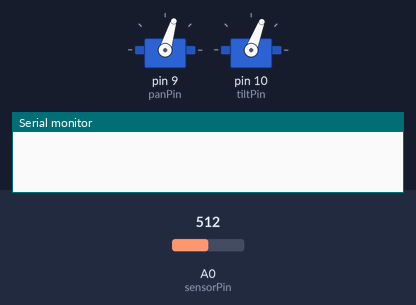
A sketch run on a simulated Arduino Uno, built with avr-gcc and run on an emulated ATmega328P. Shown: 2 × servo, the last lines printed to the serial monitor. The inputs (shaded band) are chosen by the test bench; at power-on: A0 (sensorPin) = 512.

Above: at 0.1 s.
At 19.81 s:
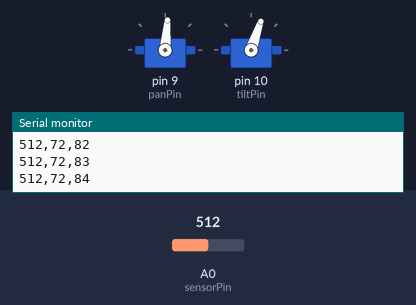
At 39.63 s:
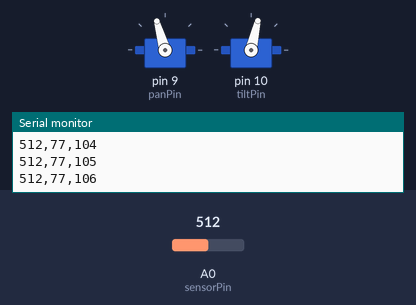
Timing chart, 0 to 40.0 s (numbered marks = the images above):
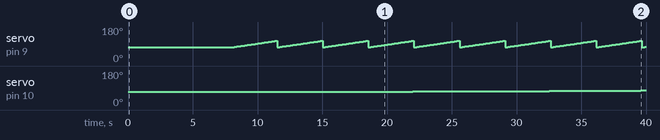

Measured:
- by itself, servo on pin 9 (panPin): 73° → 74° at 8.1 s, → 75° 0.10 s later, → 76° 0.10 s later, → 77° 0.10 s later, … (309 changes in this stretch)
- by itself, servo on pin 10 (tiltPin): moves from 69° to 77° over 24.6 s

The sketch:

2_servo_code.ino
```cpp
//Need to use the servo library
#include <Servo.h>

//Setting up servos
Servo servoPan;
Servo servoTilt;

//Setting pin numbers for both servos and sensor
const int panPin = 9;
const int tiltPin = 10;
const int sensorPin = 0;

//Setting initial and final angles for tilt and pan
const int tiltIn = 69;
const int panIn = 73;
const int tiltEnd = 102;
const int panEnd = 107;

//Initializing variable to stop mechanism - will get set to true when the scan is completed
bool done = false;

//Declaring variable for the distance read by sensor
int dist;

void setup() {
  //Attaching servos to the correct pins
  servoPan.attach(panPin);
  servoTilt.attach(tiltPin);

  //Setting the servos to initial angles
  servoPan.write(panIn);
  servoTilt.write(tiltIn);

  //Setting the sensor to be an input
  pinMode(sensorPin, INPUT);

  //Starting serial communication
  Serial.begin(9600);

}

void loop() {
  //Delays start in order to be able to run MATLAB script
  delay(8000);

  //Checks if done is false - if not, skips to end of loop
  if (!done){
    //Loops through all tilt angles
    for (int i = tiltIn; i < tiltEnd; i++){
      //Loops through all pan angles
      for (int j = panIn; j < panEnd; j++){
        //Pans 1 degree and transmits data
        pan(j);
        transmit(i, j);
      }
      //Tilts 1 degree every time the pan is completed
      tilt(i);
    }
    //Once scan is complete, set done to true so it doesn't repeat
    done = true;
  }

}

//Function to pan the servo - takes in angle and writes it to the servo
void pan(int panAngle){
  servoPan.write(panAngle);
  delay(100);
}

//Function to tilt the servo - takes in angle and writes it to the servo
void tilt(int tiltAngle){
  servoTilt.write(tiltAngle);
  delay(100);
}

//Function to transmit information to MATLAB via serial communication
void transmit(int tiltAngle, int panAngle){

  //Finds sensor reading
  dist = analogRead(sensorPin);

  //Transmits sensor reading and both servo angles, separated by commas for easy splitting later
  Serial.print(dist);
  Serial.print(",");
  Serial.print(tiltAngle);
  Serial.print(",");
  Serial.println(panAngle);
}
```
